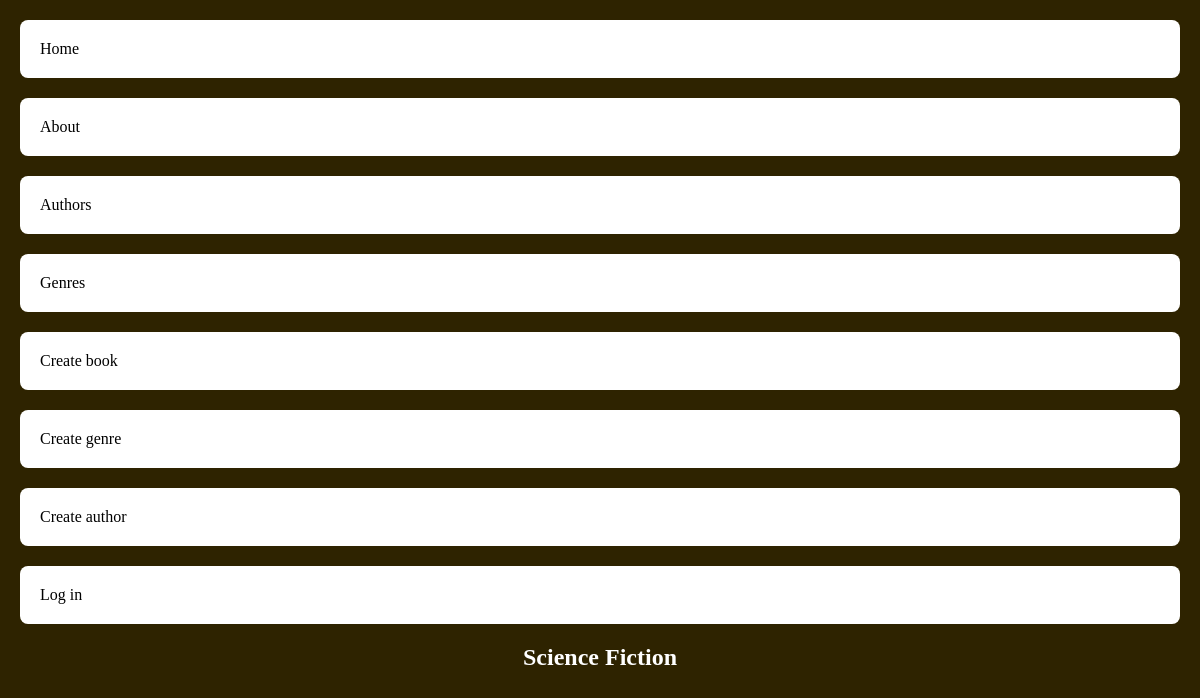
The app's page /library/genres/3, older data.
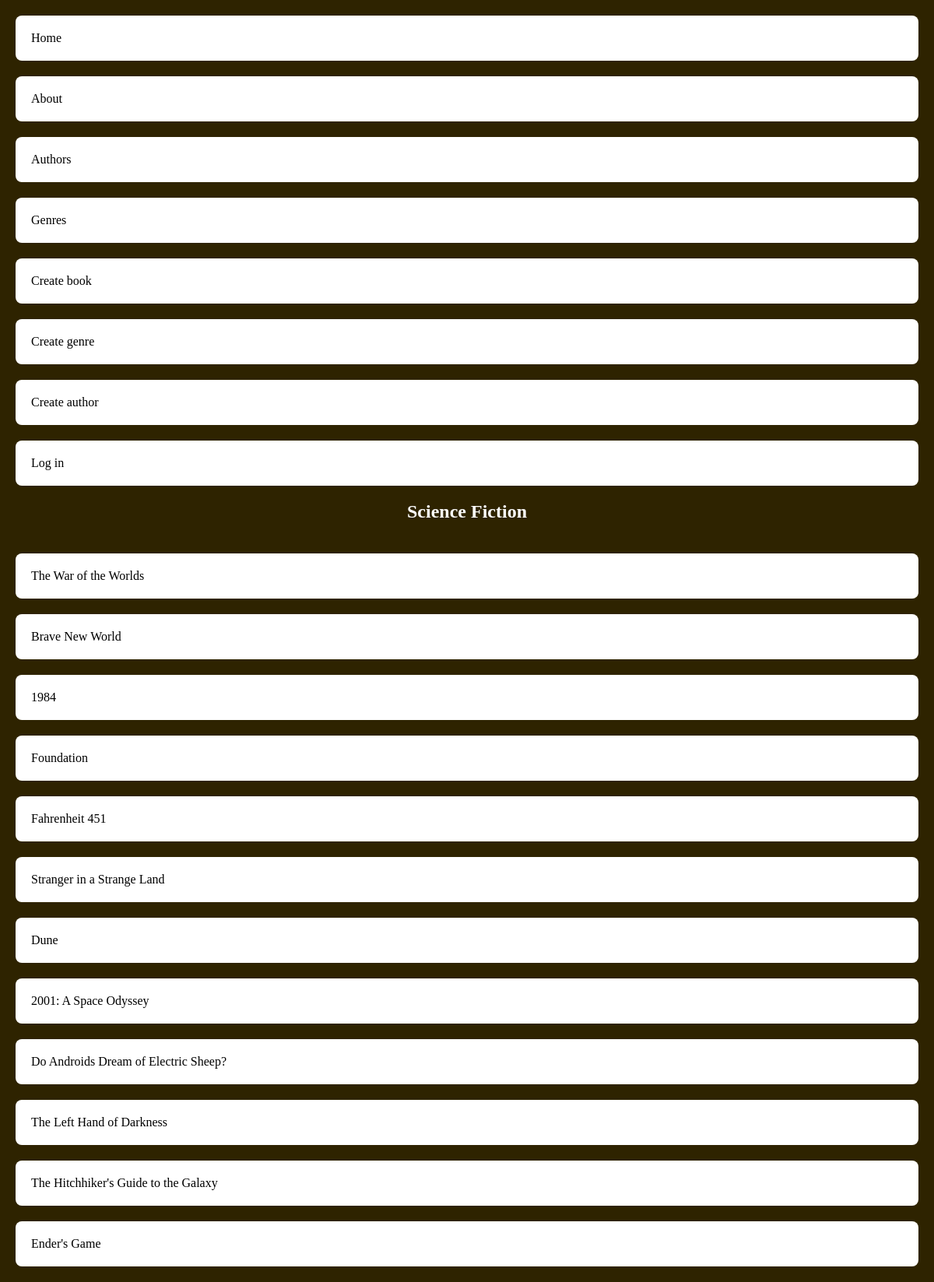
The same page, newer data.
### library/models.py (models this page shows, shortened)
class Genre(models.Model):
    genre = models.CharField(max_length=100, db_index=True)
    def __str__(self):
        return self.genre

class Book(models.Model):
    title = models.CharField(max_length=100)
    author = models.ForeignKey('Author', on_delete=models.CASCADE, null=True)
    genre = models.ForeignKey('Genre', on_delete=models.CASCADE, null=True)
    published_year = models.IntegerField()
    ISBN = models.CharField(max_length=200)
    class Meta:
        ordering = ["published_year"]
        indexes = [models.Index(fields=["published_year"])]

### library/views.py (the view)
# urls.py: path('genres/<int:id>', views.genre_by_id, name='genre_by_id'),
def genre_by_id(request, id):
    books = Book.objects.filter(genre_id=id)
    title = Genre.objects.get(id=id)
    context = {"title": title, "books": books}
    return render(request, 'library/genre_by_id.html', context=context)

### library/templatetags/tags.py (called while the page is built)
@register.simple_tag()
def get_menu():
    return views.menu

### library/templates/library/genre_by_id.html
{%extends 'base.html'%}
{%block content%}
    <h2> {{ title }} </h2>
    <ul>
    {% for book in books %}
       <li> <a href="{%url 'book_by_id' book.id %}"> {{ book.title }} </a> </li>
        {% endfor %}
    </ul>
{%endblock%}

### templates/base.html (shortened to what this page needs)
{% load static %}
{% load tags %}
<!DOCTYPE html>
<html lang="en">
<head>
    <link type="text/css" rel="stylesheet" href="{% static 'library/css/index.css' %}">
</head>
<body>
{% get_menu as menu %}
<ul>
    {%for item in menu%}
    <li>
        <a href="{%url item.URL%}"> {{item.title}}</a>
    </li>
    {%endfor%}
</ul>
{%block content%}
{%endblock%}
</body>
</html>

### library/static/library/css/index.css (style rules this page uses)
body { margin: 20px; background-color: #2E2300; }
h1, h2 { text-align: center; margin-bottom: 40px; color: white; }
ul { list-style-type: none; padding: 0px; }
li { background: #FFF; border-radius: 8px; margin-bottom: 20px; padding: 20px; transition: background; }
li a { text-decoration: none; color: #000; transition: color; }

Row changes from the older to the newer data that the page shows:
added Book: title "The War of the Worlds"
added Book: title "Brave New World"
added Book: title "1984"
added Book: title "Foundation"
added Book: title "Fahrenheit 451"
added Book: title "Stranger in a Strange Land"
added Book: title "Dune"
added Book: title "2001: A Space Odyssey"
added Book: title "Do Androids Dream of Electric Sheep?"
added Book: title "The Left Hand of Darkness"
added Book: title "The Hitchhiker's Guide to the Galaxy"
added Book: title "Ender's Game"
